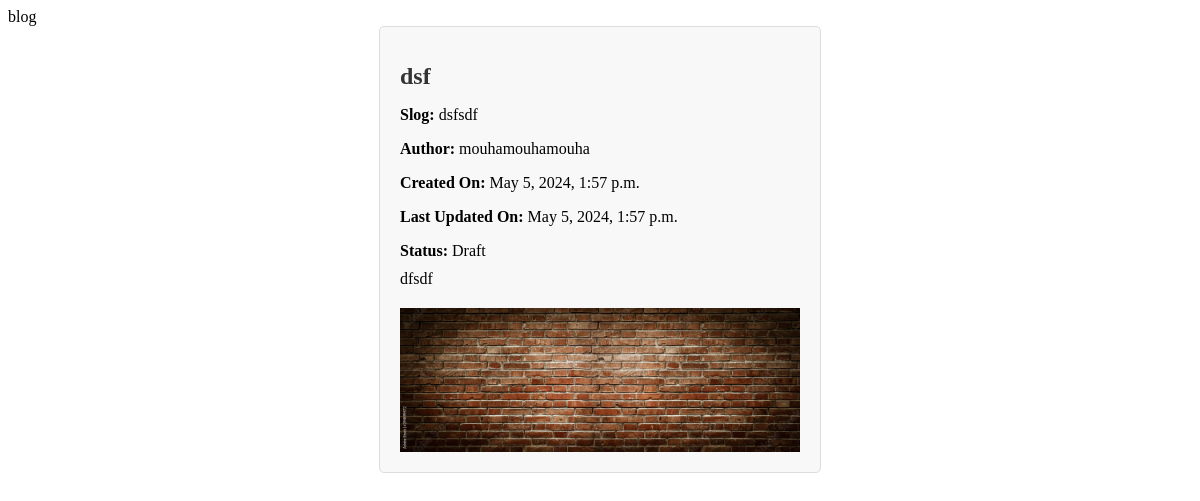
The app's page /blog/2/ with its own data.
### blog/models.py (models this page shows, shortened)
class Post(models.Model):
   title = models.CharField(max_length=200, unique=True)
   slug = models.SlugField(max_length=200, unique=True)
   author = models.ForeignKey(User, on_delete= models.CASCADE,related_name='blog_posts')
   updated_on = models.DateTimeField(auto_now= True)
   content = models.TextField()
   created_on = models.DateTimeField(auto_now_add=True)
   status = models.IntegerField(choices=STATUS, default=0)
   image=models.ImageField(blank=True)
   class Meta:
      ordering = ['-created_on']

### blog/views.py (the view)
# urls.py: path('<int:pk>/', DetailPost.as_view(), name='detail_post'),
class DetailPost(DetailView):
    model = Post
    template_name = 'blog/detail_post.html'
    context_object_name = 'post'

### blog/templates/blog/detail_post.html (shortened to what this page needs)
{% load static %}
{% block styles %}
    <link rel='stylesheet' type='text/css' media='screen'
		href="{% static 'css/detail_post.css'%}">
    {% endblock %}
{% block content %}
<div class="container">
<h1>{{ post.title }}</h1>
<p><strong>Slog:</strong> {{ post.slug }}</p>
<p><strong>Author:</strong> {{ post.author }}</p>
<p><strong>Created On:</strong> {{ post.created_on }}</p>
<p><strong>Last Updated On:</strong> {{ post.updated_on }}</p>
<p><strong>Status:</strong> {{ post.get_status_display }}</p>
<div>
    {{ post.content|safe }}
</div>
{% if post.image %}
    <img class="image" src="{{ post.image.url }}" alt="{{ post.title }}">
{% endif%}
</div>
    {%  endblock %}

### static/css/detail_post.css (style rules this page uses)
.container { max-width: 400px; margin: 0 auto; padding: 20px; background-color: #f8f8f8; border: 1px solid #ddd; border-radius: 5px; }
h1 { font-size: 24px; color: #333; margin-bottom: 10px; }
p { margin-bottom: 10px; }
strong { font-weight: bold; }
.image { max-width: 100%; height: auto; margin-top: 20px; }

### records on screen
Post: title "dsf", slug "dsfsdf", author "mouhamouhamouha", created_on "May 5, 2024, 1:57 p.m.", updated_on "May 5, 2024, 1:57 p.m.", status "Draft", content "dfsdf", image (picture)
